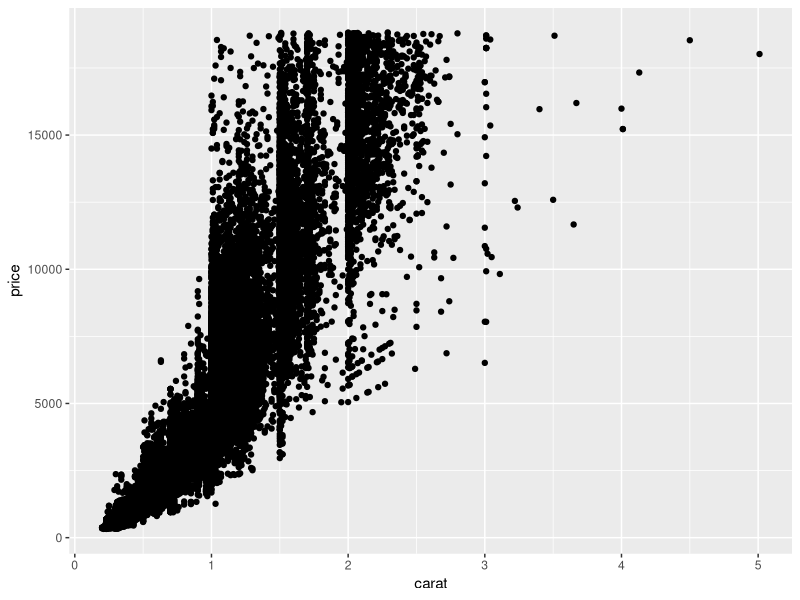
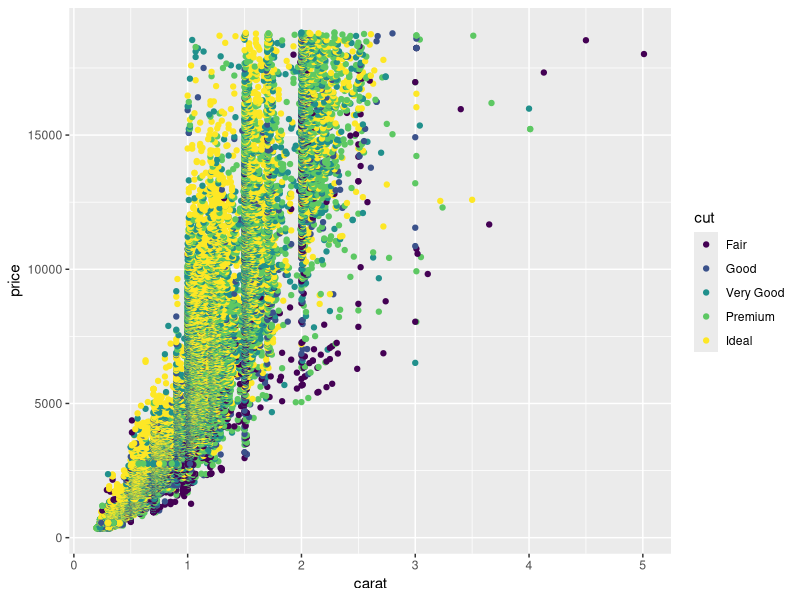
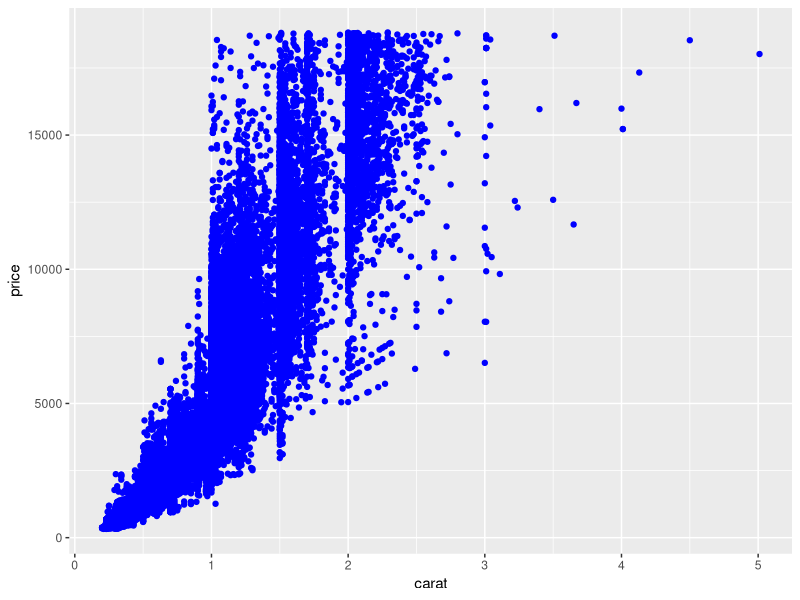
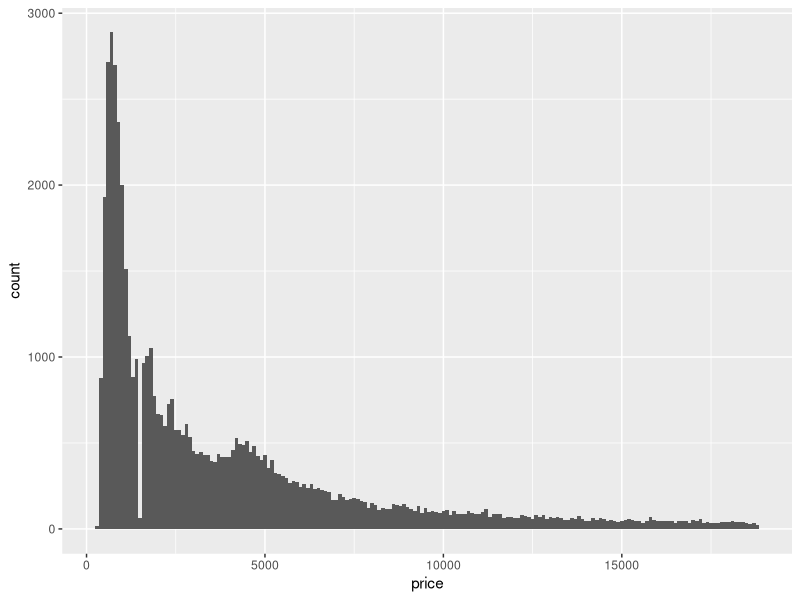
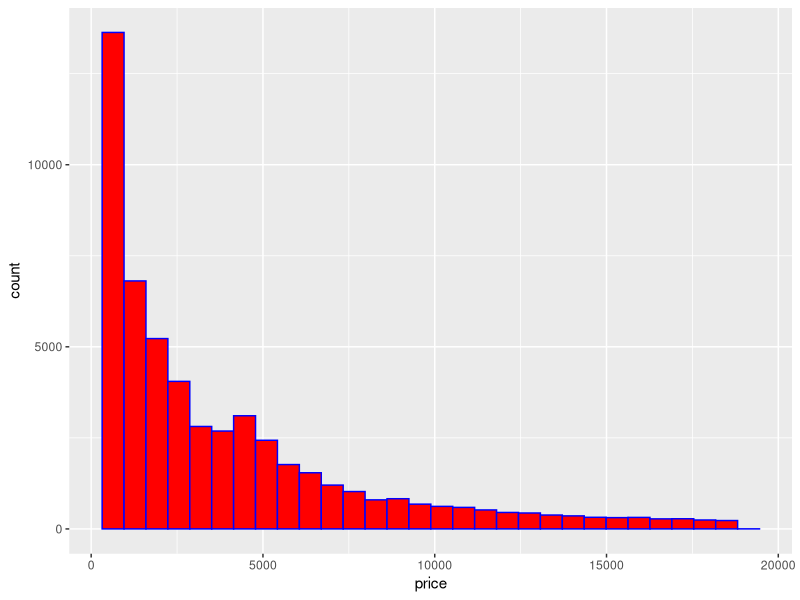
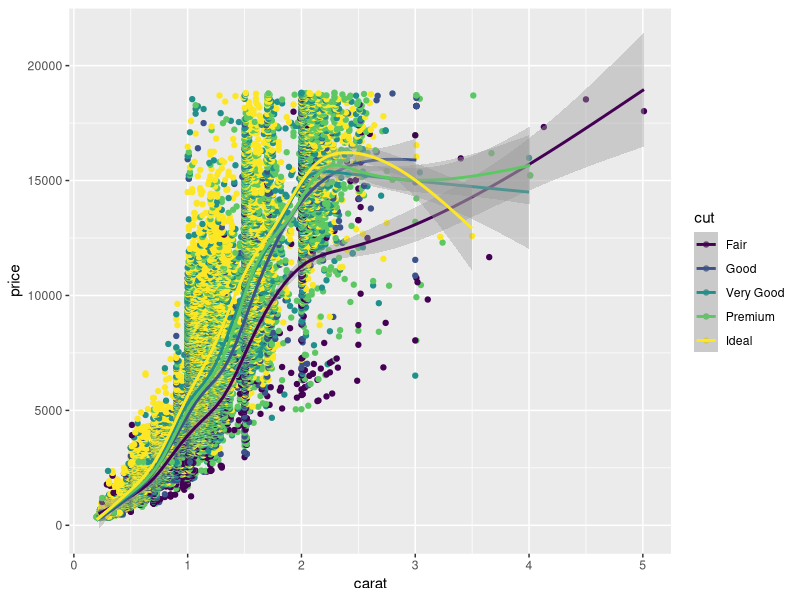
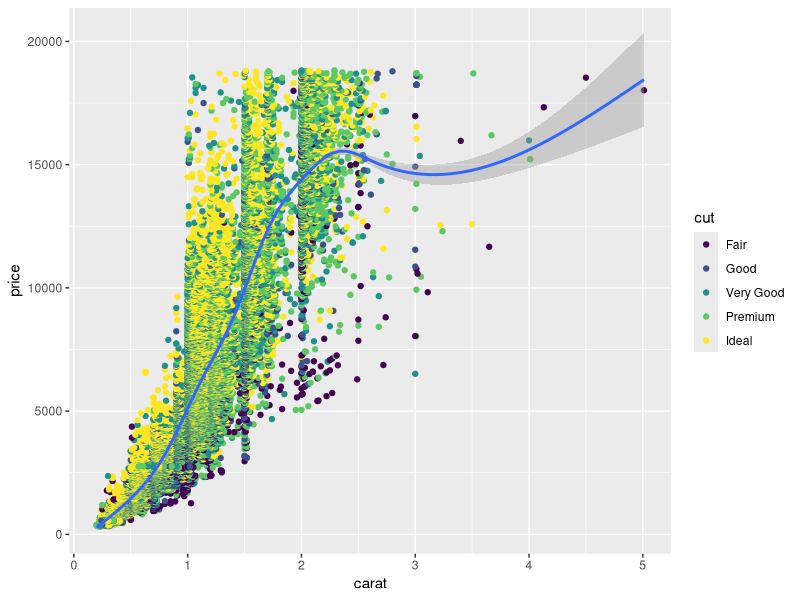
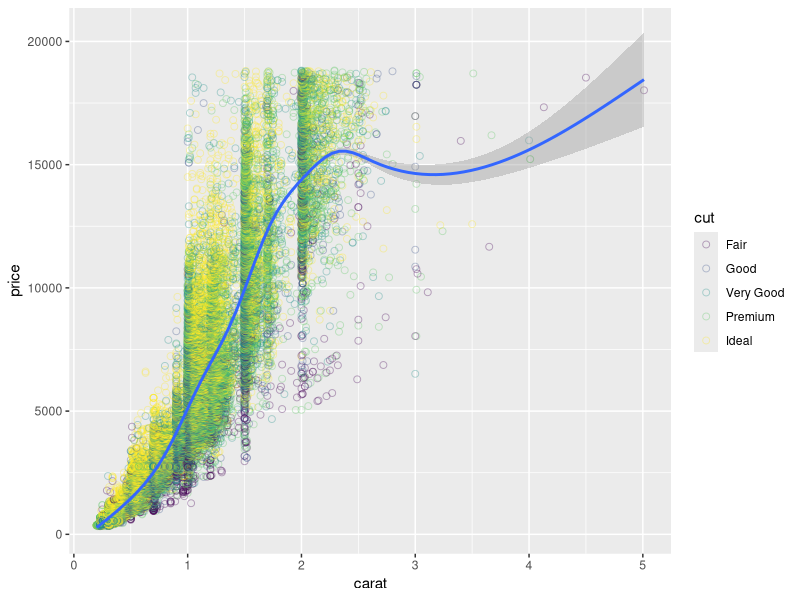

Here is the R script that generated these plots, in order:
## ---- chunk 1
library(ggplot2)
library(ggplot2)
library(ggthemes)

data(diamonds)
head(diamonds)

ggplot(diamonds, aes(x=carat, y=price)) + geom_point()
## ---- chunk 2
ggplot(diamonds, aes(x=carat, y=price)) + geom_point(aes(color=cut))
## ---- chunk 3
ggplot(diamonds, aes(x=carat, y=price)) + geom_point(color='blue')
## ---- chunk 4
ggplot(diamonds) + geom_histogram(aes(x=price), binwidth = 100)
## ---- chunk 5
ggplot(diamonds) + geom_histogram(aes(x=price), fill='red', color='blue')
## ---- chunk 6
ggplot(diamonds, aes(x=carat, y=price, color=cut)) + 
  geom_point(aes(color=cut)) + 
  geom_smooth()
## ---- chunk 7
ggplot(diamonds, aes(x=carat, y=price)) + 
  geom_point(aes(color=cut)) +
  geom_smooth()
## ---- chunk 8
ggplot(diamonds, aes(x=carat, y=price)) + 
  geom_point(aes(color=cut), shape=1, size=2, alpha=1/3) +
  geom_smooth()

## ---- chunk 9
g <- ggplot(diamonds, aes(x=carat, y=price, color=cut))
g + geom_point() + facet_wrap( ~ cut)
## ---- chunk 10
g + geom_point() + facet_wrap( ~ cut, nrow=1, scales='free') #also try nrow=1
## ---- chunk 11
g + geom_point() + facet_grid(color ~ clarity)
## ---- chunk 12
ggplot(diamonds, aes(x=price)) + geom_histogram() + 
  facet_wrap(~cut)
## ---- chunk 13
ggplot(diamonds, aes(x=price)) + geom_histogram() + 
  facet_wrap(~cut, scales = 'free')
## ---- chunk 14
ggplot(diamonds, aes(x=1, y=price)) + geom_boxplot()
ggplot(diamonds, aes(x=cut, y=price)) + geom_boxplot()
## ---- chunk 15
ggplot(diamonds, aes(x=cut, y=price)) + geom_violin()
## ---- chunk 16
ggplot(diamonds, aes(x=cut, y=price)) + geom_violin() +
  geom_point()
## ---- chunk 17
ggplot(diamonds, aes(x=cut, y=price)) +
  geom_jitter(alpha=1/4) +
  geom_violin(alpha=1/2, draw_quantiles = .5) 
## ---- chunk 18
g1 <- ggplot(diamonds, aes(x=carat, y=price)) +
  geom_point(aes(color=cut))
## ---- chunk 19
g1 + theme_economist()
g1 + theme_fivethirtyeight()
g1 + theme_wsj() + scale_color_wsj()
g1 + theme_bw()
## ---- chunk 20
g2 <-  ggplot(diamonds, aes(x=carat, y=price)) +
  geom_point()

g2 + labs(x='Carat', y='Price ($)', title='Price by Carat')
## ---- chunk 21
g2 + xlab('Carat') + ylab('Price ($)') + ggtitle('Price by Carat')
## ---- chunk 22
g2 + labs(x='Carat', y='Price', title='Price by Carat') + 
  scale_y_continuous(label=scales::dollar)
## ---- chunk 23
g2 + labs(x='Carat', y='Price ($)', title='Price by Carat') + 
  scale_y_continuous(label=scales::comma)  

## ---- chunk 24
g1 + scale_color_brewer()
## ---- chunk 25
g1 + theme(legend.position='bottom')
## ---- chunk 26
g3  <- g2 + geom_smooth()
g3 + xlim(c(0, 3))
## ---- chunk 27
g3 + coord_cartesian(xlim=c(1, 3))
## ---- chunk 28
g3 + coord_flip()
## ---- chunk 29
g3 + coord_polar()
## ---- chunk 30
library(scales)
library(tidyr)
library(reshape2)
library(dplyr)

# economic indicators dataset
head(economics)

#correlation matrix between these specific variables
econCor <- cor(economics[, c(2, 4:6)]) #this is in "y format" 


# todo learn about piping in R %<%  (cmd+shift+ m)
econMelt <- melt(econCor, varnames=c('x', 'y'), value.name='Correlation')

head(econMelt)

econMelt <- econMelt %>%  arrange(Correlation)

head(econMelt)

# set heatmap to h
h <- ggplot(econMelt, aes(x=x, y=y)) + geom_tile(aes(fill=Correlation))

#now style the heatmap

h + scale_fill_gradient2(low=muted('red'), mid='white', high='steelblue',
  guide=guide_colorbar(ticks=FALSE, barheight=10), limits=c(-1, 1)) + 
  theme_minimal() + labs(x=NULL, y=NULL) 

